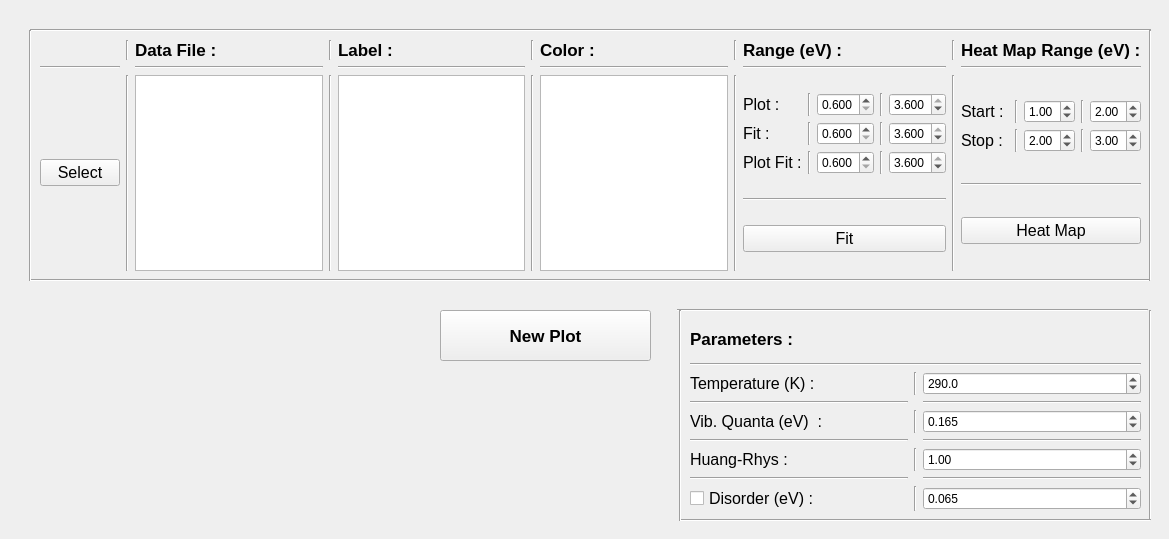
    <widget class="QWidget" name="tab_4">
     <attribute name="title">
      <string>Extended Fits - MLJ Theory</string>
     </attribute>
     <widget class="Line" name="line_292">
      <property name="geometry">
       <rect>
        <x>30</x>
        <y>20</y>
        <width>1121</width>
        <height>20</height>
       </rect>
      </property>
      <property name="orientation">
       <enum>Qt::Horizontal</enum>
      </property>
     </widget>
     <widget class="Line" name="line_293">
      <property name="geometry">
       <rect>
        <x>30</x>
        <y>270</y>
        <width>1121</width>
        <height>20</height>
       </rect>
      </property>
      <property name="orientation">
       <enum>Qt::Horizontal</enum>
      </property>
     </widget>
     <widget class="Line" name="line_294">
      <property name="geometry">
       <rect>
        <x>20</x>
        <y>30</y>
        <width>20</width>
        <height>251</height>
       </rect>
      </property>
      <property name="orientation">
       <enum>Qt::Vertical</enum>
      </property>
     </widget>
     <widget class="Line" name="line_295">
      <property name="geometry">
       <rect>
        <x>1140</x>
        <y>30</y>
        <width>20</width>
        <height>251</height>
       </rect>
      </property>
      <property name="orientation">
       <enum>Qt::Vertical</enum>
      </property>
     </widget>
     <widget class="Line" name="line_351">
      <property name="geometry">
       <rect>
        <x>1140</x>
        <y>310</y>
        <width>20</width>
        <height>211</height>
       </rect>
      </property>
      <property name="orientation">
       <enum>Qt::Vertical</enum>
      </property>
     </widget>
     <widget class="Line" name="line_352">
      <property name="geometry">
       <rect>
        <x>677</x>
        <y>300</y>
        <width>471</width>
        <height>20</height>
       </rect>
      </property>
      <property name="orientation">
       <enum>Qt::Horizontal</enum>
      </property>
     </widget>
     <widget class="Line" name="line_353">
      <property name="geometry">
       <rect>
        <x>680</x>
        <y>510</y>
        <width>471</width>
        <height>20</height>
       </rect>
      </property>
      <property name="orientation">
       <enum>Qt::Horizontal</enum>
      </property>
     </widget>
     <widget class="Line" name="line_354">
      <property name="geometry">
       <rect>
        <x>670</x>
        <y>310</y>
        <width>20</width>
        <height>211</height>
       </rect>
      </property>
      <property name="orientation">
       <enum>Qt::Vertical</enum>
      </property>
     </widget>
     <widget class="QWidget" name="gridLayoutWidget_6">
      <property name="geometry">
       <rect>
        <x>40</x>
        <y>40</y>
        <width>1101</width>
        <height>231</height>
       </rect>
      </property>
      <layout class="QGridLayout" name="gridLayout_26">
       <item row="1" column="9">
        <widget class="Line" name="line_409">
         <property name="orientation">
          <enum>Qt::Horizontal</enum>
         </property>
        </widget>
       </item>
       <item row="0" column="9">
        <widget class="QLabel" name="label_64">
         <property name="font">
          <font>
           <pointsize>13</pointsize>
           <weight>75</weight>
           <bold>true</bold>
          </font>
         </property>
         <property name="text">
          <string>Range (eV) :</string>
         </property>
        </widget>
       </item>
       <item row="1" column="11">
        <widget class="Line" name="line_375">
         <property name="orientation">
          <enum>Qt::Horizontal</enum>
         </property>
        </widget>
       </item>
       <item row="2" column="10">
        <widget class="Line" name="line_388">
         <property name="orientation">
          <enum>Qt::Vertical</enum>
         </property>
        </widget>
       </item>
       <item row="2" column="9">
        <layout class="QVBoxLayout" name="verticalLayout_43">
         <item>
          <layout class="QGridLayout" name="gridLayout_25">
           <item row="1" column="0">
            <widget class="QLabel" name="label_56">
             <property name="font">
              <font>
               <pointsize>12</pointsize>
              </font>
             </property>
             <property name="text">
              <string>Fit :</string>
             </property>
            </widget>
           </item>
           <item row="0" column="0">
            <widget class="QLabel" name="label_57">
             <property name="font">
              <font>
               <pointsize>12</pointsize>
              </font>
             </property>
             <property name="text">
              <string>Plot :</string>
             </property>
            </widget>
           </item>
           <item row="0" column="3">
            <widget class="Line" name="line_425">
             <property name="orientation">
              <enum>Qt::Vertical</enum>
             </property>
            </widget>
           </item>
           <item row="1" column="2">
            <widget class="QDoubleSpinBox" name="startExtraFit">
             <property name="decimals">
              <number>3</number>
             </property>
             <property name="minimum">
              <double>0.600000000000000</double>
             </property>
             <property name="maximum">
              <double>3.600000000000000</double>
             </property>
             <property name="value">
              <double>0.600000000000000</double>
             </property>
            </widget>
           </item>
           <item row="1" column="4">
            <widget class="QDoubleSpinBox" name="stopExtraFit">
             <property name="suffix">
              <string/>
             </property>
             <property name="decimals">
              <number>3</number>
             </property>
             <property name="minimum">
              <double>0.600000000000000</double>
             </property>
             <property name="maximum">
              <double>3.600000000000000</double>
             </property>
             <property name="value">
              <double>3.600000000000000</double>
             </property>
            </widget>
           </item>
           <item row="0" column="1">
            <widget class="Line" name="line_426">
             <property name="orientation">
              <enum>Qt::Vertical</enum>
             </property>
            </widget>
           </item>
           <item row="1" column="3">
            <widget class="Line" name="line_427">
             <property name="orientation">
              <enum>Qt::Vertical</enum>
             </property>
            </widget>
           </item>
           <item row="0" column="2">
            <widget class="QDoubleSpinBox" name="startExtraPlot">
             <property name="decimals">
              <number>3</number>
             </property>
             <property name="minimum">
              <double>0.600000000000000</double>
             </property>
             <property name="maximum">
              <double>3.600000000000000</double>
             </property>
             <property name="value">
              <double>0.600000000000000</double>
             </property>
            </widget>
           </item>
           <item row="1" column="1">
            <widget class="Line" name="line_428">
             <property name="orientation">
              <enum>Qt::Vertical</enum>
             </property>
            </widget>
           </item>
           <item row="0" column="4">
            <widget class="QDoubleSpinBox" name="stopExtraPlot">
             <property name="suffix">
              <string/>
             </property>
             <property name="decimals">
              <number>3</number>
             </property>
             <property name="minimum">
              <double>0.600000000000000</double>
             </property>
             <property name="maximum">
              <double>3.600000000000000</double>
             </property>
             <property name="value">
              <double>3.600000000000000</double>
             </property>
            </widget>
           </item>
           <item row="2" column="2">
            <widget class="QDoubleSpinBox" name="startExtraFitPlot">
             <property name="decimals">
              <number>3</number>
             </property>
             <property name="minimum">
              <double>0.600000000000000</double>
             </property>
             <property name="maximum">
              <double>3.600000000000000</double>
             </property>
             <property name="value">
              <double>0.600000000000000</double>
             </property>
            </widget>
           </item>
           <item row="2" column="4">
            <widget class="QDoubleSpinBox" name="stopExtraFitPlot">
             <property name="suffix">
              <string/>
             </property>
             <property name="decimals">
              <number>3</number>
             </property>
             <property name="minimum">
              <double>0.600000000000000</double>
             </property>
             <property name="maximum">
              <double>3.600000000000000</double>
             </property>
             <property name="value">
              <double>3.600000000000000</double>
             </property>
            </widget>
           </item>
           <item row="2" column="0">
            <widget class="QLabel" name="label_58">
             <property name="font">
              <font>
               <pointsize>12</pointsize>
              </font>
             </property>
             <property name="text">
              <string>Plot Fit :</string>
             </property>
            </widget>
           </item>
           <item row="2" column="1">
            <widget class="Line" name="line_429">
             <property name="orientation">
              <enum>Qt::Vertical</enum>
             </property>
            </widget>
           </item>
           <item row="2" column="3">
            <widget class="Line" name="line_430">
             <property name="orientation">
              <enum>Qt::Vertical</enum>
             </property>
            </widget>
           </item>
          </layout>
         </item>
         <item>
          <widget class="Line" name="line_431">
           <property name="orientation">
            <enum>Qt::Horizontal</enum>
           </property>
          </widget>
         </item>
         <item>
          <widget class="QPushButton" name="extraFitButton">
           <property name="font">
            <font>
             <pointsize>12</pointsize>
             <weight>50</weight>
             <bold>false</bold>
            </font>
           </property>
           <property name="text">
            <string>Fit</string>
           </property>
          </widget>
         </item>
        </layout>
       </item>
       <item row="2" column="5">
        <widget class="QTextEdit" name="textBox_xF2"/>
       </item>
       <item row="0" column="7">
        <widget class="QLabel" name="label_74">
         <property name="font">
          <font>
           <pointsize>13</pointsize>
           <weight>75</weight>
           <bold>true</bold>
          </font>
         </property>
         <property name="text">
          <string>Color :</string>
         </property>
        </widget>
       </item>
       <item row="0" column="10">
        <widget class="Line" name="line_401">
         <property name="orientation">
          <enum>Qt::Vertical</enum>
         </property>
        </widget>
       </item>
       <item row="2" column="8">
        <widget class="Line" name="line_413">
         <property name="orientation">
          <enum>Qt::Vertical</enum>
         </property>
        </widget>
       </item>
       <item row="2" column="7">
        <widget class="QTextEdit" name="textBox_xF3"/>
       </item>
       <item row="2" column="3">
        <widget class="Line" name="line_411">
         <property name="orientation">
          <enum>Qt::Vertical</enum>
         </property>
        </widget>
       </item>
       <item row="0" column="2">
        <widget class="QLabel" name="label_79">
         <property name="font">
          <font>
           <pointsize>13</pointsize>
           <weight>75</weight>
           <bold>true</bold>
          </font>
         </property>
         <property name="text">
          <string>Data File :</string>
         </property>
        </widget>
       </item>
       <item row="0" column="5">
        <widget class="QLabel" name="label_68">
         <property name="font">
          <font>
           <pointsize>13</pointsize>
           <weight>75</weight>
           <bold>true</bold>
          </font>
         </property>
         <property name="text">
          <string>Label :</string>
         </property>
        </widget>
       </item>
       <item row="1" column="7">
        <widget class="Line" name="line_407">
         <property name="orientation">
          <enum>Qt::Horizontal</enum>
         </property>
        </widget>
       </item>
       <item row="2" column="6">
        <widget class="Line" name="line_414">
         <property name="orientation">
          <enum>Qt::Vertical</enum>
         </property>
        </widget>
       </item>
       <item row="2" column="1">
        <widget class="Line" name="line_404">
         <property name="orientation">
          <enum>Qt::Vertical</enum>
         </property>
        </widget>
       </item>
       <item row="0" column="3">
        <widget class="Line" name="line_496">
         <property name="orientation">
          <enum>Qt::Vertical</enum>
         </property>
        </widget>
       </item>
       <item row="0" column="11">
        <widget class="QLabel" name="label_50">
         <property name="font">
          <font>
           <pointsize>13</pointsize>
           <weight>75</weight>
           <bold>true</bold>
          </font>
         </property>
         <property name="text">
          <string>Heat Map Range (eV) :</string>
         </property>
        </widget>
       </item>
       <item row="0" column="1">
        <widget class="Line" name="line_387">
         <property name="orientation">
          <enum>Qt::Vertical</enum>
         </property>
        </widget>
       </item>
       <item row="1" column="2">
        <widget class="Line" name="line_403">
         <property name="orientation">
          <enum>Qt::Horizontal</enum>
         </property>
        </widget>
       </item>
       <item row="0" column="8">
        <widget class="Line" name="line_400">
         <property name="orientation">
          <enum>Qt::Vertical</enum>
         </property>
        </widget>
       </item>
       <item row="0" column="6">
        <widget class="Line" name="line_393">
         <property name="orientation">
          <enum>Qt::Vertical</enum>
         </property>
        </widget>
       </item>
       <item row="2" column="0">
        <widget class="QPushButton" name="browseButton_extraFit">
         <property name="font">
          <font>
           <pointsize>12</pointsize>
          </font>
         </property>
         <property name="text">
          <string>Select</string>
         </property>
        </widget>
       </item>
       <item row="2" column="2">
        <widget class="QTextEdit" name="textBox_xF1"/>
       </item>
       <item row="1" column="5">
        <widget class="Line" name="line_402">
         <property name="orientation">
          <enum>Qt::Horizontal</enum>
         </property>
        </widget>
       </item>
       <item row="1" column="0">
        <widget class="Line" name="line_412">
         <property name="orientation">
          <enum>Qt::Horizontal</enum>
         </property>
        </widget>
       </item>
       <item row="2" column="11">
        <layout class="QVBoxLayout" name="verticalLayout_26">
         <item>
          <layout class="QGridLayout" name="gridLayout_14">
           <item row="0" column="2">
            <widget class="QDoubleSpinBox" name="extraStartStart">
             <property name="suffix">
              <string/>
             </property>
             <property name="decimals">
              <number>2</number>
             </property>
             <property name="minimum">
              <double>0.600000000000000</double>
             </property>
             <property name="maximum">
              <double>3.600000000000000</double>
             </property>
             <property name="value">
              <double>1.000000000000000</double>
             </property>
            </widget>
           </item>
           <item row="0" column="0">
            <widget class="QLabel" name="label_51">
             <property name="font">
              <font>
               <pointsize>12</pointsize>
              </font>
             </property>
             <property name="text">
              <string>Start :</string>
             </property>
            </widget>
           </item>
           <item row="1" column="2">
            <widget class="QDoubleSpinBox" name="extraStopStart">
             <property name="suffix">
              <string/>
             </property>
             <property name="decimals">
              <number>2</number>
             </property>
             <property name="minimum">
              <double>0.600000000000000</double>
             </property>
             <property name="maximum">
              <double>3.600000000000000</double>
             </property>
             <property name="value">
              <double>2.000000000000000</double>
             </property>
            </widget>
           </item>
           <item row="1" column="3">
            <widget class="Line" name="line_376">
             <property name="orientation">
              <enum>Qt::Vertical</enum>
             </property>
            </widget>
           </item>
           <item row="0" column="1">
            <widget class="Line" name="line_377">
             <property name="orientation">
              <enum>Qt::Vertical</enum>
             </property>
            </widget>
           </item>
           <item row="0" column="4">
            <widget class="QDoubleSpinBox" name="extraStartStop">
             <property name="suffix">
              <string/>
             </property>
             <property name="decimals">
              <number>2</number>
             </property>
             <property name="minimum">
              <double>0.600000000000000</double>
             </property>
             <property name="maximum">
              <double>3.600000000000000</double>
             </property>
             <property name="value">
              <double>2.000000000000000</double>
             </property>
            </widget>
           </item>
           <item row="1" column="0">
            <widget class="QLabel" name="label_52">
             <property name="font">
              <font>
               <pointsize>12</pointsize>
              </font>
             </property>
             <property name="text">
              <string>Stop :</string>
             </property>
            </widget>
           </item>
           <item row="1" column="1">
            <widget class="Line" name="line_378">
             <property name="orientation">
              <enum>Qt::Vertical</enum>
             </property>
            </widget>
           </item>
           <item row="1" column="4">
            <widget class="QDoubleSpinBox" name="extraStopStop">
             <property name="suffix">
              <string/>
             </property>
             <property name="decimals">
              <number>2</number>
             </property>
             <property name="minimum">
              <double>0.600000000000000</double>
             </property>
             <property name="maximum">
              <double>3.600000000000000</double>
             </property>
             <property name="value">
              <double>3.000000000000000</double>
             </property>
            </widget>
           </item>
           <item row="0" column="3">
            <widget class="Line" name="line_379">
             <property name="orientation">
              <enum>Qt::Vertical</enum>
             </property>
            </widget>
           </item>
          </layout>
         </item>
         <item>
          <widget class="Line" name="line_380">
           <property name="orientation">
            <enum>Qt::Horizontal</enum>
           </property>
          </widget>
         </item>
         <item>
          <widget class="QPushButton" name="extraHeatButton">
           <property name="font">
            <font>
             <pointsize>12</pointsize>
             <weight>50</weight>
             <bold>false</bold>
            </font>
           </property>
           <property name="text">
            <string>Heat Map</string>
           </property>
          </widget>
         </item>
        </layout>
       </item>
      </layout>
     </widget>
     <widget class="QPushButton" name="clearButton_extraFit">
      <property name="geometry">
       <rect>
        <x>440</x>
        <y>310</y>
        <width>211</width>
        <height>51</height>
       </rect>
      </property>
      <property name="font">
       <font>
        <pointsize>13</pointsize>
        <weight>75</weight>
        <italic>false</italic>
        <bold>true</bold>
       </font>
      </property>
      <property name="text">
       <string>New Plot</string>
      </property>
     </widget>
     <widget class="QWidget" name="gridLayoutWidget_4">
      <property name="geometry">
       <rect>
        <x>690</x>
        <y>320</y>
        <width>451</width>
        <height>191</height>
       </rect>
      </property>
      <layout class="QGridLayout" name="gridLayout_15">
       <item row="0" column="0">
        <widget class="QLabel" name="label_78">
         <property name="font">
          <font>
           <pointsize>13</pointsize>
           <weight>75</weight>
           <bold>true</bold>
          </font>
         </property>
         <property name="text">
          <string>Parameters :</string>
         </property>
        </widget>
       </item>
       <item row="2" column="0">
        <layout class="QGridLayout" name="gridLayout_33">
         <item row="4" column="2">
          <widget class="QDoubleSpinBox" name="Huang_Rhys">
           <property name="suffix">
            <string/>
           </property>
           <property name="decimals">
            <number>2</number>
           </property>
           <property name="minimum">
            <double>0.000000000000000</double>
           </property>
           <property name="maximum">
            <double>100.000000000000000</double>
           </property>
           <property name="value">
            <double>1.000000000000000</double>
           </property>
          </widget>
         </item>
         <item row="4" column="0">
          <widget class="QLabel" name="label_54">
           <property name="font">
            <font>
             <pointsize>12</pointsize>
            </font>
           </property>
           <property name="text">
            <string>Huang-Rhys : </string>
           </property>
          </widget>
         </item>
         <item row="0" column="2">
          <widget class="QDoubleSpinBox" name="extra_Temperature">
           <property name="suffix">
            <string/>
           </property>
           <property name="decimals">
            <number>1</number>
           </property>
           <property name="minimum">
            <double>0.000000000000000</double>
           </property>
           <property name="maximum">
            <double>800.000000000000000</double>
           </property>
           <property name="value">
            <double>290.000000000000000</double>
           </property>
          </widget>
         </item>
         <item row="2" column="0">
          <widget class="QLabel" name="label_55">
           <property name="font">
            <font>
             <pointsize>12</pointsize>
            </font>
           </property>
           <property name="text">
            <string>Vib. Quanta (eV)  : </string>
           </property>
          </widget>
         </item>
         <item row="0" column="0">
          <widget class="QLabel" name="label_65">
           <property name="font">
            <font>
             <pointsize>12</pointsize>
            </font>
           </property>
           <property name="text">
            <string>Temperature (K) :</string>
           </property>
          </widget>
         </item>
         <item row="2" column="2">
          <widget class="QDoubleSpinBox" name="vib_Energy">
           <property name="suffix">
            <string/>
           </property>
           <property name="decimals">
            <number>3</number>
           </property>
           <property name="minimum">
            <double>0.000000000000000</double>
           </property>
           <property name="maximum">
            <double>10.000000000000000</double>
           </property>
           <property name="value">
            <double>0.165000000000000</double>
           </property>
          </widget>
         </item>
         <item row="0" column="1">
          <widget class="Line" name="line_435">
           <property name="orientation">
            <enum>Qt::Vertical</enum>
           </property>
          </widget>
         </item>
         <item row="2" column="1">
          <widget class="Line" name="line_422">
           <property name="orientation">
            <enum>Qt::Vertical</enum>
           </property>
          </widget>
         </item>
         <item row="4" column="1">
          <widget class="Line" name="line_421">
           <property name="orientation">
            <enum>Qt::Vertical</enum>
           </property>
          </widget>
         </item>
         <item row="1" column="0">
          <widget class="Line" name="line_456">
           <property name="orientation">
            <enum>Qt::Horizontal</enum>
           </property>
          </widget>
         </item>
         <item row="6" column="2">
          <widget class="QDoubleSpinBox" name="extra_Disorder">
           <property name="suffix">
            <string/>
           </property>
           <property name="decimals">
            <number>3</number>
           </property>
           <property name="minimum">
            <double>0.000000000000000</double>
           </property>
           <property name="maximum">
            <double>10.000000000000000</double>
           </property>
           <property name="value">
            <double>0.065000000000000</double>
           </property>
          </widget>
         </item>
         <item row="3" column="0">
          <widget class="Line" name="line_457">
           <property name="orientation">
            <enum>Qt::Horizontal</enum>
           </property>
          </widget>
         </item>
         <item row="6" column="0">
          <widget class="QCheckBox" name="extra_static_Disorder">
           <property name="font">
            <font>
             <pointsize>12</pointsize>
            </font>
           </property>
           <property name="text">
            <string>Disorder (eV) :</string>
           </property>
          </widget>
         </item>
         <item row="6" column="1">
          <widget class="Line" name="line_86">
           <property name="orientation">
            <enum>Qt::Vertical</enum>
           </property>
          </widget>
         </item>
         <item row="5" column="0">
          <widget class="Line" name="line_458">
           <property name="orientation">
            <enum>Qt::Horizontal</enum>
           </property>
          </widget>
         </item>
         <item row="1" column="2">
          <widget class="Line" name="line_459">
           <property name="orientation">
            <enum>Qt::Horizontal</enum>
           </property>
          </widget>
         </item>
         <item row="3" column="2">
          <widget class="Line" name="line_460">
           <property name="orientation">
            <enum>Qt::Horizontal</enum>
           </property>
          </widget>
         </item>
         <item row="5" column="2">
          <widget class="Line" name="line_461">
           <property name="orientation">
            <enum>Qt::Horizontal</enum>
           </property>
          </widget>
         </item>
        </layout>
       </item>
       <item row="1" column="0">
        <widget class="Line" name="line_410">
         <property name="orientation">
          <enum>Qt::Horizontal</enum>
         </property>
        </widget>
       </item>
      </layout>
     </widget>
    </widget>
